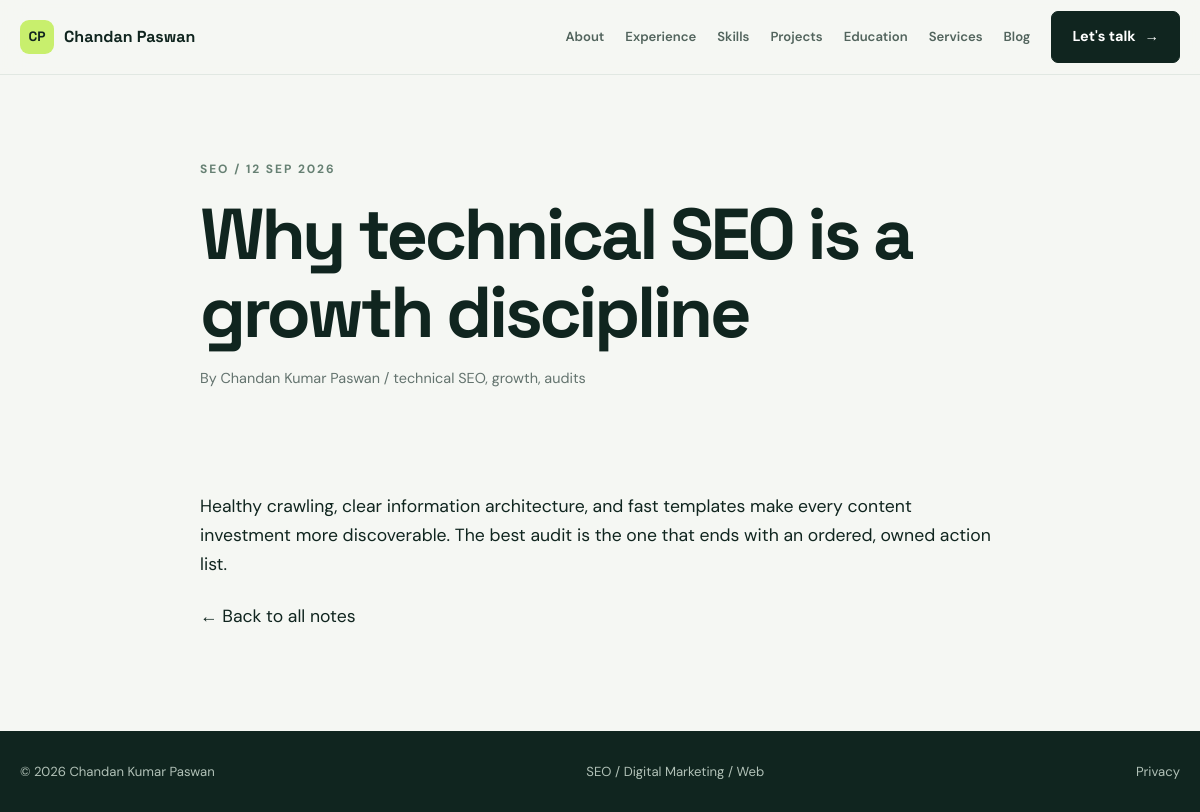
The app's page /blog/technical-seo-growth-discipline/ with its own data.
### blog/models.py (models this page shows, shortened)
class BlogPost(TimeStampedModel):
    title = models.CharField(max_length=220)
    slug = models.SlugField(max_length=240, unique=True, blank=True)
    excerpt = models.TextField(max_length=400)
    content = models.TextField(help_text="Plain text or safe HTML content.")
    category = models.CharField(max_length=80, default="SEO")
    tags = models.CharField(max_length=300, blank=True, help_text="Comma-separated tags.")
    featured_image = models.ImageField(upload_to="blog/", blank=True)
    author = models.CharField(max_length=120, default="Chandan Kumar Paswan")
    published_at = models.DateTimeField(null=True, blank=True)
    is_featured = models.BooleanField(default=False)
    is_published = models.BooleanField(default=False)
    seo_title = models.CharField(max_length=180, blank=True)
    meta_description = models.CharField(max_length=320, blank=True)
    og_image = models.ImageField(upload_to="blog/og/", blank=True)
    class Meta:
        ordering = ["-published_at", "-created_at"]

### blog/views.py (the view)
# urls.py: path("<slug:slug>/", views.post_detail, name="detail"),
def post_detail(request, slug):
    post = get_object_or_404(BlogPost, slug=slug, is_published=True)
    related = BlogPost.objects.filter(is_published=True, category=post.category).exclude(pk=post.pk)[:3]
    return render(request, "blog/detail.html", {"post": post, "related": related})

### templates/blog/detail.html (shortened to what this page needs)
{% extends "base.html" %}
{% block content %}<main><header class="article-header"><div class="wrap article"><span class="eyebrow">{{ post.category }} / {{ post.published_at|date:"d M Y" }}</span><h1>{{ post.title }}</h1><p class="article-meta">By {{ post.author }}{% if post.tags %} / {{ post.tags }}{% endif %}</p></div></header><article class="wrap article article-body">{{ post.content|linebreaks }}<a class="text-link" href="{% url 'blog:list' %}">&#8592; Back to all notes</a></article></main>{% endblock %}

### static/css/site.css (style rules this page uses)
:root { --ink:#10251f;--muted:#63736e;--paper:#f5f7f3;--card:#fff;--line:#dce5df;--lime:#c8ef6d;--orange:#f28c5b;--shadow:0 20px 60px rgba(16,37,31,.08) }
* { box-sizing:border-box }
html { scroll-behavior:smooth }
body { margin:0;color:var(--ink);background:var(--paper);font:16px/1.65 "DM Sans",sans-serif }
a { color:inherit;text-decoration:none }
.wrap { width:min(1160px,calc(100% - 40px));margin:auto }
.eyebrow { color:#668073;font-size:.75rem;font-weight:700;letter-spacing:.16em;text-transform:uppercase }
h1,h2,h3 { font-family:"Space Grotesk",sans-serif;line-height:1.08;margin:0;letter-spacing:-.045em }
h1 { font-size:clamp(3.5rem,8vw,7rem);max-width:800px }
p { margin:0 0 1rem }
.text-link { display:inline-flex;align-items:center;gap:6px }
.article { max-width:800px;margin:auto }
.article-header { padding:155px 0 55px }
.article-header h1 { margin:15px 0;font-size:clamp(2.6rem,6vw,5.5rem) }
.article-meta { color:var(--muted);font-size:.9rem }
.article-body { padding:30px 0 100px;font-size:1.1rem }
.article-body p { margin-bottom:1.3em }

### records on screen
BlogPost: category "SEO", published_at "12 SEP 2026", title "Why technical SEO is a growth discipline", author "Chandan Kumar Paswan", tags "technical SEO, growth, audits", content "Healthy crawling, clear information architecture, and fast templates make every content investment more discoverable. The best audit is the one that ends with an ordered, owned action list."
